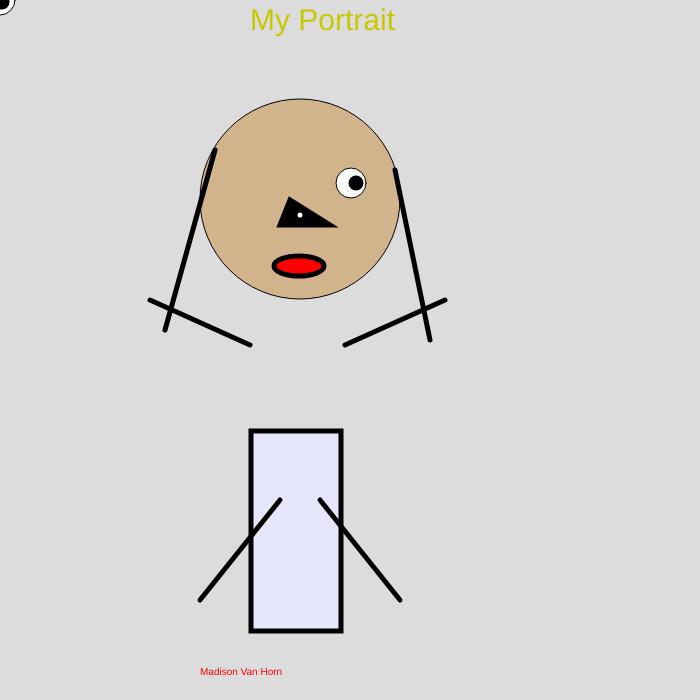
Frame 1 (no input)
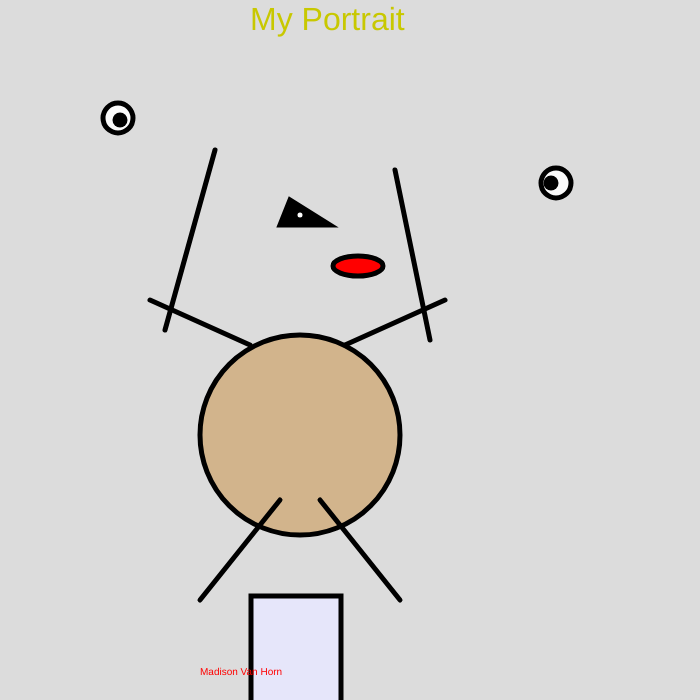
Frame 60 (no input)
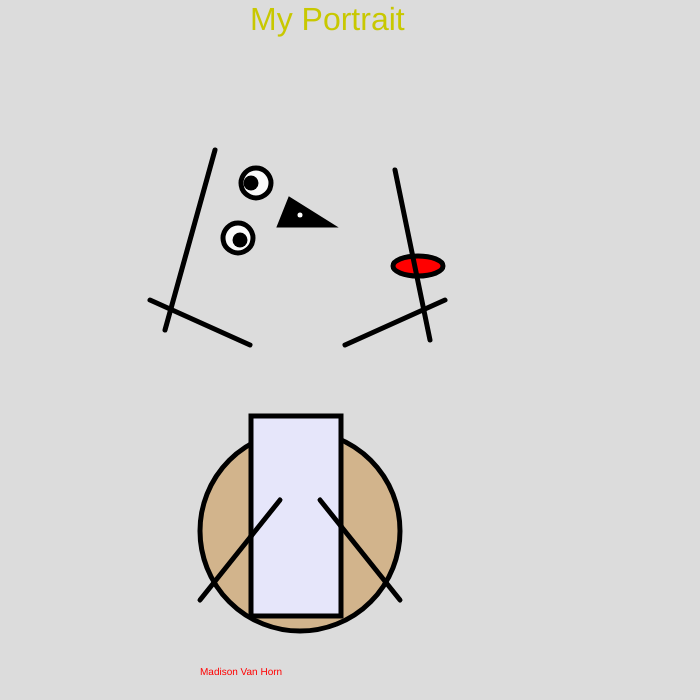
Frame 120 (the mouse pressed at the canvas centre since frame 60)

The p5.js sketch that drew these frames (run headless with seeded random() and noise() and a simulated clock; from frame 60 on, the mouse is pressed at the canvas centre):

// p5.js sketch
// ── sketch.js
var x = 100;
var y = 200;

var headX = 300;
var headY = 199;
var headDirection = 4;



var mouthX = 299;
var mouthY = 266;
var mouthDirection = 1; 

var bodyX = 295;
var bodyY = 431;
var bodyDirection = 3; 

var eye1X = 351; 
var eye1Y = 183;
var eye1Direction = 5; 

var eye2X = 0;
var eye2Y = 0;
var eye2DirectionX = 2; 
var eye2DirectionY= 2; 
 


var size = 30;
var count = 0;
var sizeDirection = 2;

function setup() {
  createCanvas(700,700);
  
}

function draw() {
  background(220);
  textSize(size);
    size+= sizeDirection;
    count++;
    if(count > 5)
    {
        sizeDirection *=-1;
        count = 0;
    
    }


  fill(200,200,0);
  text('My Portrait', 250, 30);
  

  
  
  // head
  fill(210,180,140);
  circle(300,headY,200,200);
  headY += headDirection;
  if(headY <= 0 || headY >= 600)
  {
   headDirection *= -1;
  }

  // eyes
  fill(250,250,250);
  circle(eye1X,eye1Y,30);
  eye1X+=eye1Direction;
    if(eye1X >= 600 || eye1X <= 4)
    {
        eye1Direction *= -1;
    }


  
  circle(eye2X,eye2Y,30);
  eye2X=eye2X + eye2DirectionX; 
  eye2Y=eye2Y + eye2DirectionY;
  if (eye2X >= 700 || eye2Y >= 700 ){
    eye2DirectionX*=-1;
    eye2DirectionY*=-1;
  }
 if (eye2X <= 1 || eye2Y <= 1) {
  eye2DirectionX*=-1;
    eye2DirectionY*=-1;
 }


  
   


    strokeWeight(15);
    fill(0);
    point(eye2X,eye2Y);
    point(eye1X,eye1Y);

    strokeWeight(3);
    

  //nose
   strokeWeight(5);
   triangle(290, 200, 280, 225, 330, 225);



   fill(255,255,255);
   circle(300,215,10)

  //mouth
    fill(255,0,0);
    ellipse(mouthX,mouthY,50,20);
    mouthX+=mouthDirection;
    if(mouthX >= 600 || mouthX <= 4)
    {
        mouthDirection *= -1;
    }

    

  //hair
  line(165,330,215,150);
    line(430,340,395,170);

  //body
  fill(230,230,250);
  rect(251,bodyY,90,200);
  bodyY += bodyDirection;
  if(bodyY <= 0 || bodyY >= 600)
  {
   bodyDirection *= -1;
  }


  line(345,345,445,300);
  line(250,345,150,300);
  line(320,500,400,600);
  line(280,500,200,600);

  textSize(10)
  fill(255,0,0);
  text('Madison Van Horn', 200,675);
}


// ── Portrait.html
<html>
  <head>
    <script src="https://cdnjs.cloudflare.com/ajax/libs/p5.js/1.1.9/p5.min.js"></script>
    <script src="sketch.js"></script>  
  </head>
  <body>
  </body>
</html>
